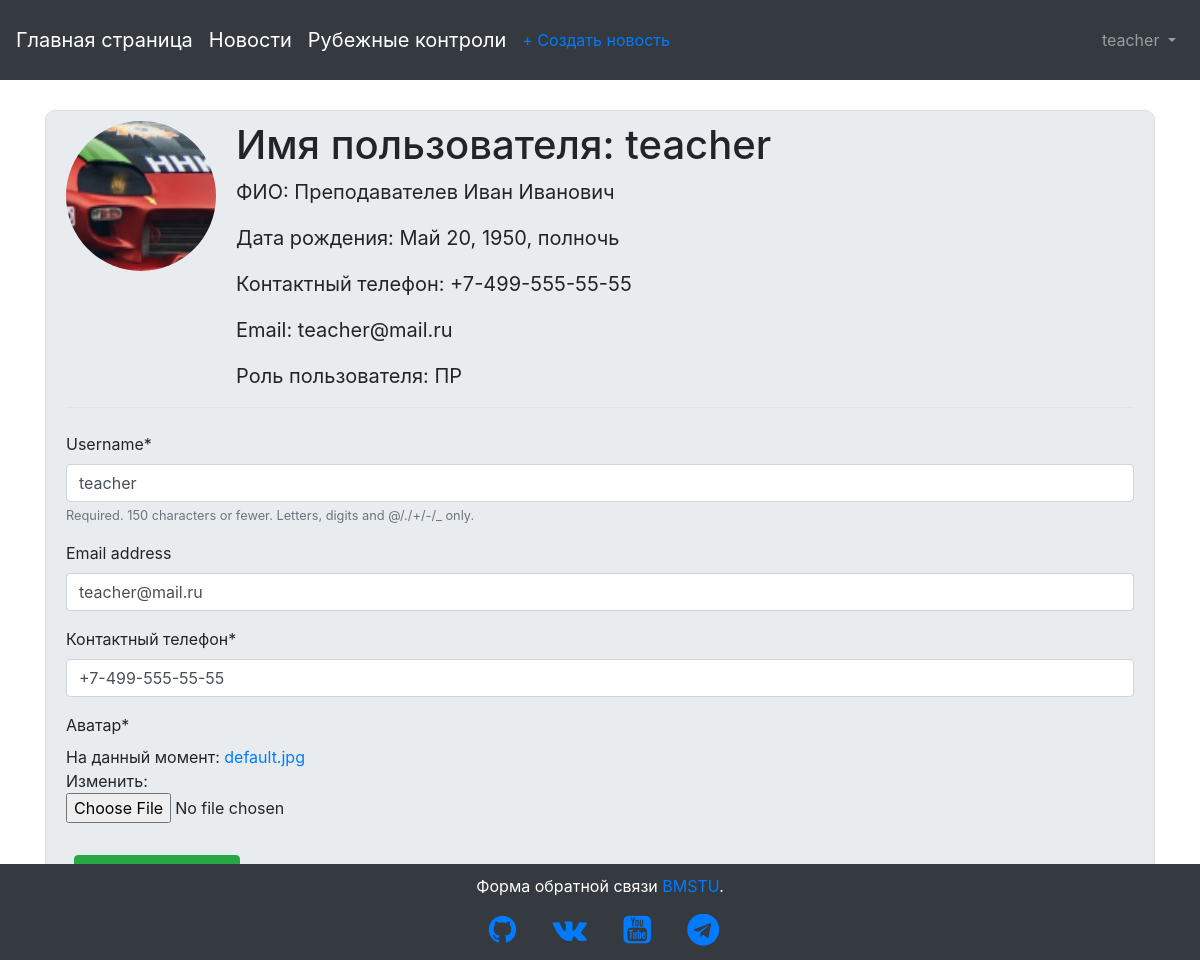
Screenshot of /users/user_profile/ (signed in) with the database file from the repository.
### users/models.py (models this page shows, shortened)
class CustomUser(AbstractUser):
    date_of_birth = models.DateTimeField(verbose_name='Дата рождения', default=date.today)
    full_name = models.CharField(max_length=255, verbose_name='ФИО', null=True)
    phone_no = models.CharField(max_length=255, verbose_name='Контактный телефон', default='+7-499-555-55-55')
    STUDENT = 'СТ'
    TEACHER = 'ПР'
    ROLE_CHOICES = (
        (STUDENT, 'Студент'),
        (TEACHER, 'Преподаватель')
    )
    user_role = models.CharField(max_length=2,
        choices=ROLE_CHOICES,
        default=STUDENT,
        verbose_name='Роль пользователя'
    )
    IU1 = 'ИУ1'
    IU2 = 'ИУ2'
    IU3 = 'ИУ3'
    IU4 = 'ИУ4'
    IU5 = 'ИУ5'
    IU6 = 'ИУ6'
    IU7 = 'ИУ7'
    IU8 = 'ИУ8'
    STUDENT_GROUP_CHOICES = (
        (IU1, 'ИУ-1'),
        (IU2, 'ИУ-2'),
        (IU3, 'ИУ-3'),
        (IU4, 'ИУ-4'),
        (IU5, 'ИУ-5'),
        (IU6, 'ИУ-6'),
        (IU7, 'ИУ-7'),
        (IU8, 'ИУ-8')
    )
    student_group = models.CharField(max_length=3,
        choices=STUDENT_GROUP_CHOICES,
        verbose_name='Группа студента',
        default=IU6
    )
    """
    if user_role == STUDENT:
        user_group = ForeignKey(
        Student_group,
        on_delete=models.CASCADE,
        verbose_name = "Группа студента"
    )
    """

class UserProfile(models.Model):
    user = models.OneToOneField(CustomUser, on_delete=models.CASCADE, verbose_name='Пользователь')
    avatar = models.ImageField(upload_to='profile_pics', default='default.jpg', verbose_name='Аватар')

### users/views.py (the view)
# urls.py: path('user_profile/', views.user_profile_view, name='user_profile'),
@login_required
def user_profile_view(request):
    if request.method == 'POST':
        u_form = CustomUserChangeForm(request.POST, instance=request.user)
        p_form = CustomUserProfileForm(request.POST, request.FILES, instance=request.user.userprofile)
        if u_form.is_valid() and p_form.is_valid():
            u_form.save()
            p_form.save()
            return redirect('user_profile')
    else:
        u_form = CustomUserChangeForm(instance=request.user)
        p_form = CustomUserProfileForm(instance=request.user.userprofile)
    context = {
        'u_form': u_form,
        'p_form': p_form
    }
    return render(request, 'user_profile.html', context=context)

### users/forms.py
class CustomUserChangeForm(forms.ModelForm):#UserChangeForm
    class Meta:
        model = CustomUser
        fields = ('username', 'email', 'phone_no')

class CustomUserProfileForm(forms.ModelForm):
    class Meta:
        model = UserProfile
        fields = ('avatar',)

### templates/user_profile.html (shortened to what this page needs)
{% extends 'base.html' %}
{% load crispy_forms_tags %}
{% block content %}
  <div class="content-section">
    <div class="media">
      <img class="rounded-circle account-img" src="{{ user.userprofile.avatar.url }}" alt="">
      <div class="media-body">
        <h2 class="account-heading">Имя пользователя: {{ user.username }}</h2>
        <p class="text-body">ФИО: {{ user.full_name }}</p>
        <p class="text-body">Дата рождения: {{ user.date_of_birth }}</p>
        <p class="text-body">Контактный телефон: {{ user.phone_no }}</p>
        <p class="text-body">Email: {{ user.email }}</p>
        <p class="text-body">Роль пользователя: {{ user.user_role }}</p>
      </div>
    </div>
    <form method="POST" enctype="multipart/form-data">
      <fieldset class="form-group">
        <legend class="border-bottom mb-4"></legend>
          {{ u_form|crispy }}
          {{ p_form|crispy }}
      </fieldset>
      <div class="form-group">
        <button class="btn btn-success ml-2" type="submit">Изменить данные</button>
      </div>
    </form>
{% endblock %}

### templates/base.html (shortened to what this page needs)
{% load static %}
<!doctype html>
<html lang="en">
  <head>
    <link rel="stylesheet" href="https://stackpath.bootstrapcdn.com/bootstrap/4.1.3/css/bootstrap.min.css">
    <link rel="stylesheet" href="https://cdnjs.cloudflare.com/ajax/libs/font-awesome/4.7.0/css/font-awesome.min.css">
    <link rel="stylesheet" href="{% static 'css/base.css' %}" type="text/css">
  </head>
  <body>
    <nav class="navbar fixed-top navbar-expand-md navbar-dark bg-dark mb-4" style="height: 80px;">
      <a class="navbar-brand" href="{% url 'home' %}">Главная страница</a>
      <a class="navbar-brand" href="{% url 'article_list' %}">Новости</a>
      <a class="navbar-brand" href="{% url 'rk_list' %}">Рубежные контроли</a>
      {% if user.user_role == 'ПР' %}
        <ul class="navbar-nav mr-auto">
            <li class="nav-item"><a href="{% url 'article_new' %}">+ Создать новость</a>
            </li>
        </ul>
      {% endif %}
      <div class="collapse navbar-collapse" id="navbarCollapse">
        {% if user.is_authenticated %}
          <ul class="navbar-nav ml-auto">
            <li class="nav-item">
              <a class="nav-link dropdown-toggle" href="#" id="userMenu" data-toggle="dropdown" aria-haspopup="true" aria-expanded="false">
                {{ user.username }}
              </a>
            </li>
          </ul>
        {% else %}
          <form class="form-inline ml-auto">
            <a href="{% url 'login' %}" class="btn btn-outline-secondary">
            Войти</a>
          </form>
        {% endif %}
      </div>
    </nav>
    <div class="container" style="top: 110px; bottom: 120px; margin-bottom: 100px; position: relative;">
      {% block content %}
      {% endblock content %}
    </div>
  </body>
  <footer class="blog-footer fixed-bottom" style="height: 96px; width: 100%; left: 0px; right: 0px; text-align: center; color: white; background-color: #343a40!important; margin-top: 100px;">
    <p style="margin-top: 10px;">Форма обратной связи <a href="#">BMSTU</a>.</p>
    <div class="soc-icons">
      <ul>
        <li><a href="https://github.com/arthanadftz" target="_blank"><i class="fa fa-github fa-2x"></i></a></li>
        <li><a href="https://github.com/arthanadftz" target="_blank"><i class="fa fa-vk fa-2x"></i></a></li>
        <li><a href="https://github.com/arthanadftz" target="_blank"><i class="fa fa-youtube-square fa-2x"></i></a></li>
        <li><a href="https://github.com/arthanadftz" target="_blank"><i class="fa fa-telegram fa-2x"></i></a></li>
      </ul>
    </div>
  </footer>
</html>

### static/css/base.css (style rules this page uses)
.account-img { height: 150px; width: 150px; margin-right: 20px; margin-bottom: 16px; }
.account-heading { font-size: 2.5rem; }
.content-section { height: 850px; width: auto; background: #e9ecef; padding: 10px 20px; border: 1px solid #dddddd; border-radius: 10px; margin-bottom: 20px; }
.content-section p { font-size: 20px; }
body { background-image: url(http://iu1ni.bmstu.ru/imgs/mstu-logo.png); background-repeat: no-repeat; background-position: center 460px; background-size: 25%; background-color: #ffffff; background-attachment: fixed; }
.soc-icons ul { overflow-x:hidden; white-space:nowrap; height: auto; width: 100%; }
.soc-icons li { margin-right: 2rem; display: inline; }

### rows the page displays
CustomUser: username "teacher", userprofile.avatar (placeholder picture), full_name "Преподавателев Иван Иванович", date_of_birth "Май 20, 1950, полночь", phone_no "+7-499-555-55-55", email "teacher@mail.ru", user_role "ПР"
